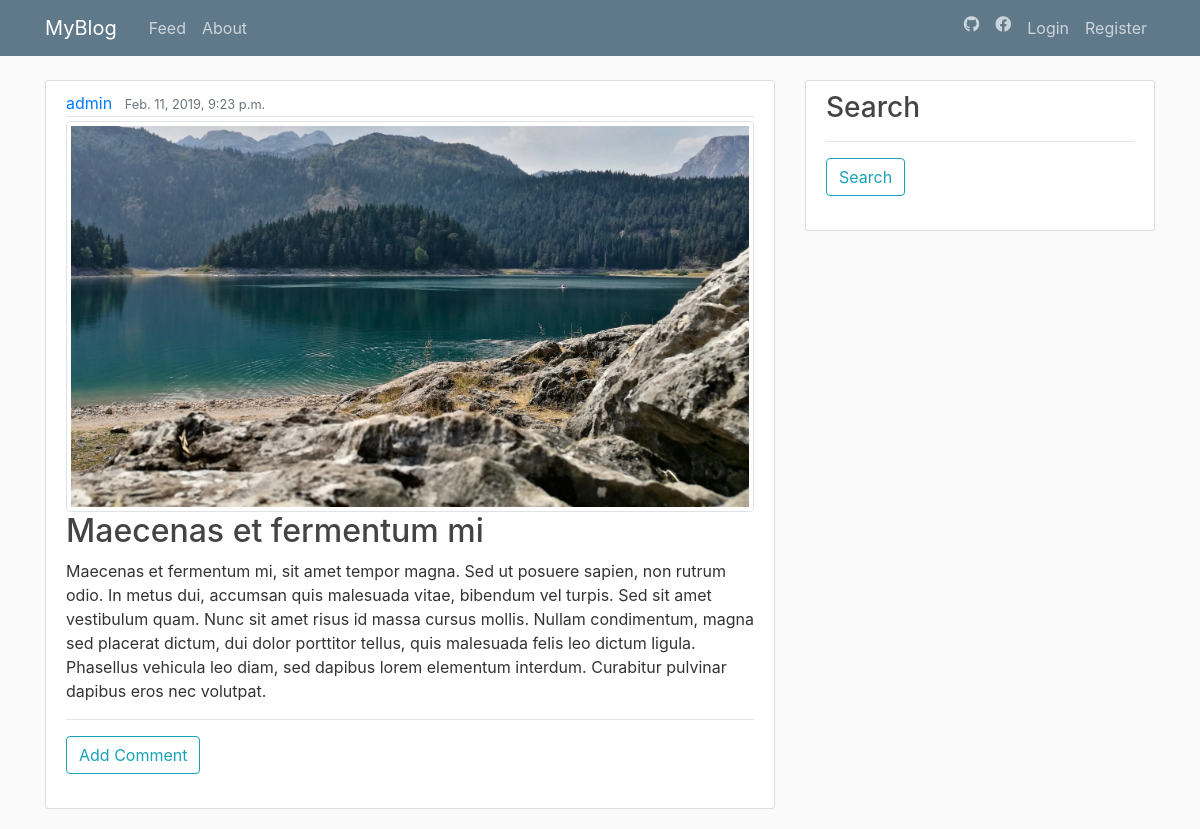
Before: /post/maecenas-et-fermentum-mi/ with the older database file.
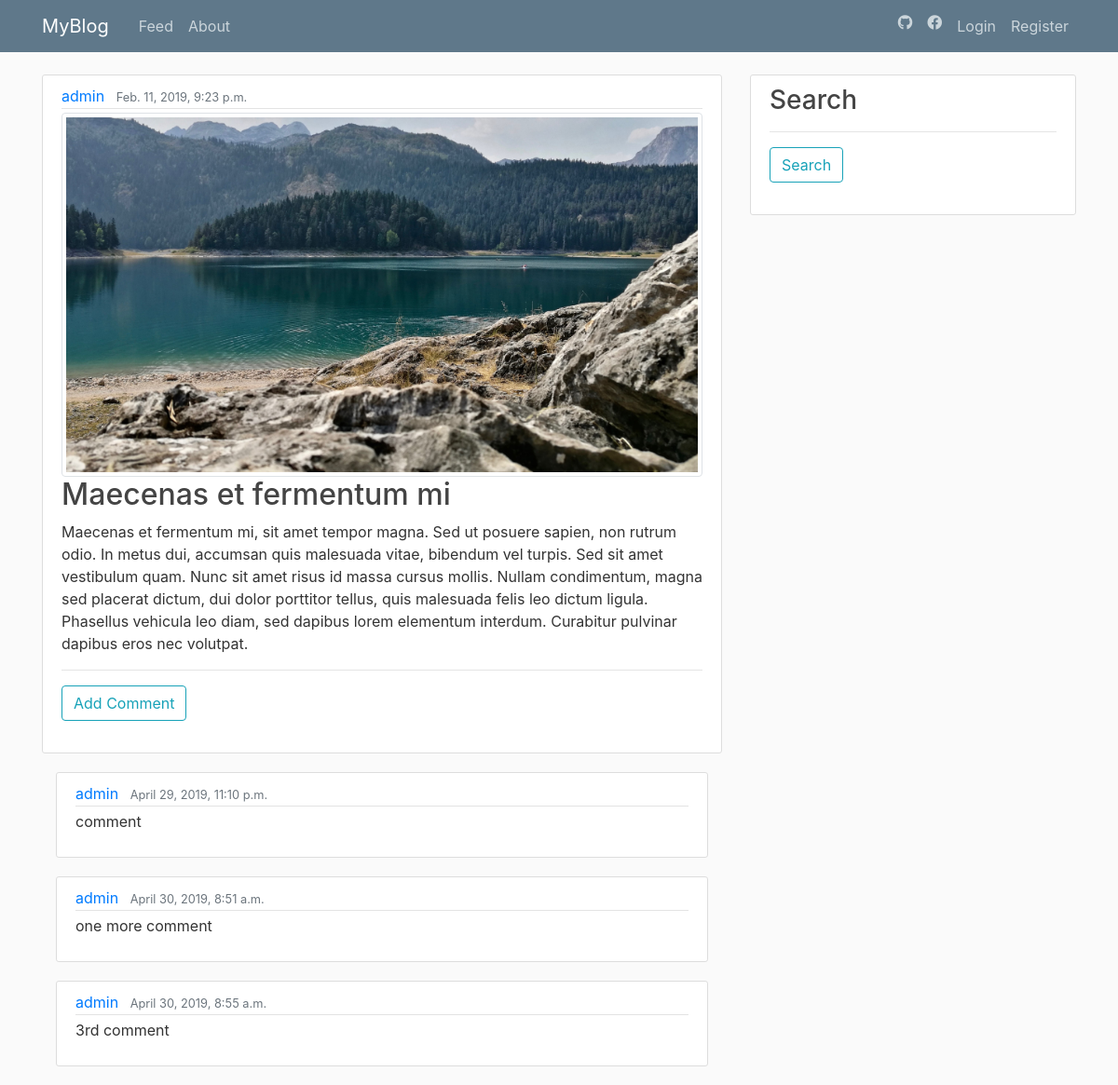
After: the same page with the newer database file.
### blog/models.py (models this page shows, shortened)
class Post(models.Model):
    title = models.CharField(max_length=50)
    body = models.TextField()
    img = models.ImageField(null=True, blank=True, verbose_name='image')
    created = models.DateTimeField(editable=False)
    modified = models.DateTimeField()
    slug = models.SlugField(unique=True, editable=False)
    author = models.ForeignKey(
        User,
        on_delete=models.CASCADE,
        editable=False,
    )
    class Meta():
        ordering = ['-created']

class Comment(models.Model):
    author = models.ForeignKey(
        User,
        on_delete=models.CASCADE,
        editable=False,
    )
    body = models.TextField()
    date = models.DateTimeField(editable=False)
    post = models.ForeignKey(
        Post,
        on_delete=models.CASCADE,
        editable=False,
    )

### blog/views.py (the view)
# urls.py: re_path(r'^post/(?P<slug>[-\w]+)/$', views.PostDetailView.as_view(), name='post-detail'),
class PostDetailView(DetailView):
    model = models.Post
    template_name = 'blog/post.html'
    def get_context_data(self, **kwargs):
        post = self.get_object()
        context = super().get_context_data(**kwargs)
        context['comments'] = models.Comment.objects.filter(post=post)
        return context

### blog/templates/blog/post.html (shortened to what this page needs)
{% extends 'blog/base.html' %}
{% load static %}
{% block content %}
    <article class="media content-section">
        <div class="media-body">
            <div class="article-metadata">
            <a class="mr-2" href="{% url 'user-posts' post.author.username %}">{{ post.author }}</a>
            <small class="text-muted">{{ post.created }}</small>
            </div>
            {% if post.img %}
                <img class="img-thumbnail" src="{{ post.img.url }}">
            {% endif %}
            <h2>{{ post.title }}</h2>
            <p class="article-content">{{ post.body }}</p>
            <hr>
            <a class="btn btn-outline-info mb-4" href="{% url 'comment-create' slug=post.slug %}">Add Comment</a>
        </div>
    </article>
    <div class="container">
      {% for comment in comments %}
        <article class="media content-section">
          <div class="media-body">
            <div class="article-metadata">
              <a class="mr-2" href="{% url 'user-posts' comment.author.username %}">{{ comment.author }}</a>
              <small class="text-muted">{{ comment.date }}</small>
            </div>
                <p class="article-content">{{ comment.body }}</p>
          </div>
        </article>
      {% endfor %}
    </div>
{% endblock %}

### blog/templates/blog/base.html (shortened to what this page needs)
<!DOCTYPE html>
<html>
    {% include "blog/head.html" %}
    <body>
        {% include "blog/header.html" %}
        {% load crispy_forms_tags %}
        <main role="main" class="container">
            <div class="row">
                <div class="col-md-8">
                    {% block content %}
                    {% endblock %}
                </div>
                <div class="col-md-4">
                <div class="content-section">
                    <h3>Search</h3>
                    <hr>
                    <form method="GET">
                      <button class="btn btn-outline-info mb-4" type="submit">Search</button>
                    </form>
                </div>
                </div>
            </div>
        </main>
    </body>
</html>

### blog/templates/blog/head.html (shortened to what this page needs)
{% load static %}
<head>
    <link rel="stylesheet" href="https://maxcdn.bootstrapcdn.com/bootstrap/4.0.0/css/bootstrap.min.css">
    <link rel="stylesheet" type="text/css" href="{% static 'blog/main.css' %}">
    <link rel="stylesheet" href="https://use.fontawesome.com/releases/v5.8.1/css/all.css">
</head>

### blog/templates/blog/header.html (shortened to what this page needs)
<header class="site-header">
    <nav class="navbar navbar-expand-md navbar-dark bg-steel fixed-top">
        <div class="container">
        <a class="navbar-brand mr-4" href="{% url 'feed' %}">MyBlog</a>
        <div class="collapse navbar-collapse" id="navbarToggle">
            <div class="navbar-nav mr-auto">
            <a class="nav-item nav-link" href="{% url 'feed' %}">Feed</a>
            <a class="nav-item nav-link" href="{% url 'about' %}">About</a>
            </div>
            <div class="navbar-nav">
                {% if user.is_authenticated %}
                    <a class="nav-item nav-link" href="{% url 'post-create' %}">New Post</a>
                    <a class="nav-item nav-link" href="{% url 'profile' %}">Profile</a>
                    <a class="nav-item nav-link" href="{% url 'logout' %}">Logout</a>
                {% else %}
                    <a class="nav-item nav-link fab fa-github" href="{% url 'social:begin' 'github' %}"></a>
                    <a class="nav-item nav-link fab fa-facebook" href="{% url 'social:begin' 'facebook' %}"></a>
                    <a class="nav-item nav-link" href="{% url 'login' %}">Login</a>
                    <a class="nav-item nav-link" href="{% url 'register' %}">Register</a>
                {% endif %}
            </div>
        </div>
        </div>
    </nav>
</header>

### blog/static/blog/main.css (style rules this page uses)
body { background: #fafafa; color: #333333; margin-top: 5rem; }
h1, h2, h3, h4, h5, h6 { color: #444444; }
.bg-steel { background-color: #5f788a; }
.site-header .navbar-nav .nav-link { color: #cbd5db; }
.content-section { background: #ffffff; padding: 10px 20px; border: 1px solid #dddddd; border-radius: 3px; margin-bottom: 20px; }
.article-content { white-space: pre-line; }
.article-metadata { padding-bottom: 1px; margin-bottom: 4px; border-bottom: 1px solid #e3e3e3 }

Changed rows visible on the page:
added Comment: author "admin", date "April 29, 2019, 11:10 p.m.", body "comment"
added Comment: author "admin", date "April 30, 2019, 8:51 a.m.", body "one more comment"
added Comment: author "admin", date "April 30, 2019, 8:55 a.m.", body "3rd comment"
